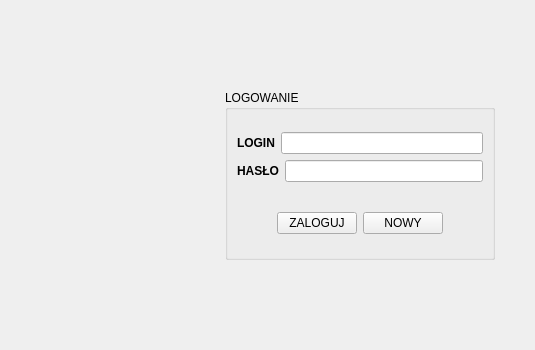
<?xml version="1.0" encoding="UTF-8"?>
<ui version="4.0">
 <class>loginWindow</class>
 <widget class="QMainWindow" name="loginWindow">
  <property name="geometry">
   <rect>
    <x>0</x>
    <y>0</y>
    <width>535</width>
    <height>350</height>
   </rect>
  </property>
  <property name="minimumSize">
   <size>
    <width>535</width>
    <height>350</height>
   </size>
  </property>
  <property name="windowTitle">
   <string>Terminator</string>
  </property>
  <property name="windowIcon">
   <iconset>
    <normaloff>../img/logo.ico</normaloff>../img/logo.ico</iconset>
  </property>
  <widget class="QWidget" name="centralwidget">
   <layout class="QHBoxLayout" name="horizontalLayout_4">
    <item>
     <widget class="QLabel" name="label_img">
      <property name="minimumSize">
       <size>
        <width>150</width>
        <height>150</height>
       </size>
      </property>
      <property name="maximumSize">
       <size>
        <width>150</width>
        <height>150</height>
       </size>
      </property>
      <property name="text">
       <string/>
      </property>
      <property name="pixmap">
       <pixmap>../img/logo.png</pixmap>
      </property>
      <property name="scaledContents">
       <bool>true</bool>
      </property>
     </widget>
    </item>
    <item>
     <widget class="QGroupBox" name="groupBox">
      <property name="maximumSize">
       <size>
        <width>270</width>
        <height>170</height>
       </size>
      </property>
      <property name="title">
       <string>LOGOWANIE</string>
      </property>
      <layout class="QVBoxLayout" name="verticalLayout_3">
       <item>
        <layout class="QVBoxLayout" name="verticalLayout_2">
         <item>
          <layout class="QVBoxLayout" name="verticalLayout">
           <item>
            <layout class="QHBoxLayout" name="horizontalLayout">
             <item>
              <widget class="QLabel" name="label_login">
               <property name="font">
                <font>
                 <bold>true</bold>
                </font>
               </property>
               <property name="text">
                <string>LOGIN</string>
               </property>
              </widget>
             </item>
             <item>
              <widget class="QLineEdit" name="lineEdit_login"/>
             </item>
            </layout>
           </item>
           <item>
            <layout class="QHBoxLayout" name="horizontalLayout_2">
             <item>
              <widget class="QLabel" name="label_pass">
               <property name="font">
                <font>
                 <bold>true</bold>
                </font>
               </property>
               <property name="text">
                <string>HASŁO</string>
               </property>
              </widget>
             </item>
             <item>
              <widget class="QLineEdit" name="lineEdit_pass"/>
             </item>
            </layout>
           </item>
          </layout>
         </item>
         <item>
          <spacer name="verticalSpacer">
           <property name="orientation">
            <enum>Qt::Vertical</enum>
           </property>
           <property name="sizeType">
            <enum>QSizePolicy::Fixed</enum>
           </property>
           <property name="sizeHint" stdset="0">
            <size>
             <width>20</width>
             <height>24</height>
            </size>
           </property>
          </spacer>
         </item>
         <item>
          <layout class="QHBoxLayout" name="horizontalLayout_3">
           <item>
            <spacer name="horizontalSpacer">
             <property name="orientation">
              <enum>Qt::Horizontal</enum>
             </property>
             <property name="sizeHint" stdset="0">
              <size>
               <width>40</width>
               <height>20</height>
              </size>
             </property>
            </spacer>
           </item>
           <item>
            <widget class="QPushButton" name="pushButton_login">
             <property name="text">
              <string>ZALOGUJ</string>
             </property>
            </widget>
           </item>
           <item>
            <widget class="QPushButton" name="pushButton_new">
             <property name="text">
              <string>NOWY</string>
             </property>
            </widget>
           </item>
           <item>
            <spacer name="horizontalSpacer_2">
             <property name="orientation">
              <enum>Qt::Horizontal</enum>
             </property>
             <property name="sizeHint" stdset="0">
              <size>
               <width>40</width>
               <height>20</height>
              </size>
             </property>
            </spacer>
           </item>
          </layout>
         </item>
        </layout>
       </item>
      </layout>
     </widget>
    </item>
   </layout>
  </widget>
 </widget>
 <resources/>
 <connections/>
</ui>
